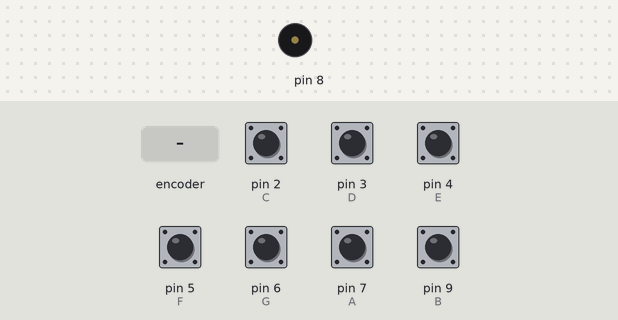
The sketch below on a simulated Arduino Uno, built with avr-gcc and run on an emulated ATmega328P. Parts: buzzer (waves = sounding). The test bench sets the inputs (shaded band); at power-on: pin 2 (C), pin 3 (D), pin 4 (E), pin 5 (F), pin 6 (G), pin 7 (A), pin 9 (B) HIGH.

Above: at 1.2 s.
1.3 s: rotary encoder on pin 7 (A) / pin 9 (B) turned 3 steps (first pin leading)
At 1.76 s:
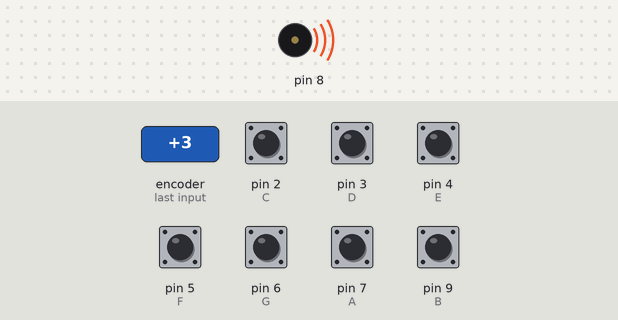
Timing chart, 0 to 4.3 s (numbered marks = the images above; inputs shaded):
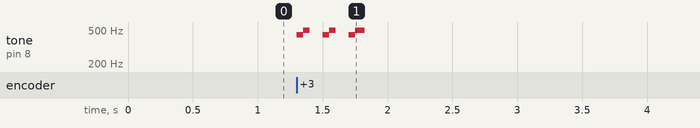

The sketch:

piano_project.ino
```cpp
#define C 2
#define D 3
#define E 4
#define F 5
#define G 6
#define A 7
#define B 9


void setup () {
  pinMode(C, INPUT_PULLUP);
  pinMode(D, INPUT_PULLUP);
  pinMode(E, INPUT_PULLUP);
  pinMode(F, INPUT_PULLUP);
  pinMode(G, INPUT_PULLUP);
  pinMode(A, INPUT_PULLUP);
  pinMode(B, INPUT_PULLUP);
  pinMode(8, OUTPUT);
}


void loop() {
  if(digitalRead(C)==0){
    tone(8, 260, 50);
 }
 else if(digitalRead(D)==0){
    tone(8, 294, 50);
 }
  else if(digitalRead(E)==0){
    tone(8, 330, 50);
 }
 else if(digitalRead(F)==0){
    tone(8, 349, 50);
 }
 else if(digitalRead(G)==0){
    tone(8, 392, 50);
 }
  else if(digitalRead(A)==0){
    tone(8, 440, 50);
 }
 else if(digitalRead(B)==0){
    tone(8, 494, 50);
 }


}
```

Measured:
- after the input at 1.3 s, tone on pin 8: silent → 440 Hz at once, then repeats every 0.20 s: 494 Hz 0.05 s, silent 0.10 s, 440 Hz 0.05 s, until it stays silent from 1.8 s
